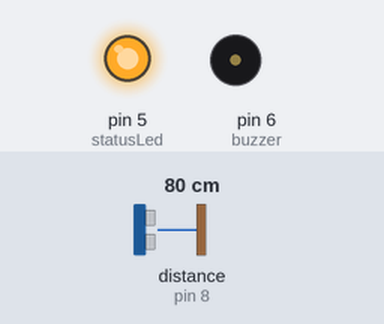
The sketch below on a simulated Arduino Uno, built with avr-gcc and run on an emulated ATmega328P. Parts: output pins drawn as LEDs (lit = HIGH), buzzer (waves = sounding, pin HIGH). Wiring (inferred from the names in the program): ultrasonic range finder: trigger pin 7; echo pin 8. Inputs (shaded band) come from the test bench; at power-on: distance to the obstacle (sensor on pin 8) 80 cm. The echo pulse lasts 58.3 µs per cm; no radio packets arrive unless stated; pins used as bus, display or sensor lines are not drawn; what the sketch prints to the serial monitor is not drawn.

Above: at 1.2 s.
1.3 s: distance to the obstacle (sensor on pin 8) set to 9 cm
Timing chart, 0 to 4.3 s (numbered marks = the images above; inputs shaded):
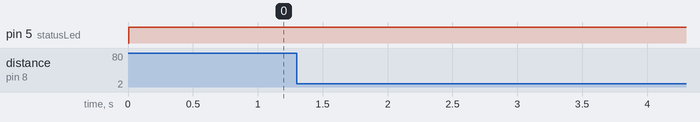

The sketch:

sketch_endLapTransmitter.ino
```cpp
#include <SPI.h>
#include <nRF24L01.h>
#include <RF24.h>
#define CE_PIN   9
#define CSN_PIN 10

int statusLed = 5;
int buzzer = 6;
int triggerPort = 7;
int echoPort = 8;


// WIRELESS COMMUNICATION DETAILS //
const uint64_t pipe = 0xE8E8F0F0E1LL; // Defines the communication channel
RF24 radio(CE_PIN, CSN_PIN); // Sets up the communication
int datatosend[4] = {1,1,9,5};
// ----------------------------- //

void setup() {
pinMode( triggerPort, OUTPUT );
pinMode( echoPort, INPUT );
pinMode( buzzer, OUTPUT );
pinMode(statusLed,OUTPUT);
Serial.begin( 9600 );
radio.begin();
radio.openWritingPipe(pipe);
}
void loop() {
  digitalWrite(statusLed,HIGH);
//trigger output set to LOW
digitalWrite( triggerPort, LOW );
//send 10microsec impulse on trigger
digitalWrite( triggerPort, HIGH );
delayMicroseconds( 10 );
digitalWrite( triggerPort, LOW );
long duration = pulseIn( echoPort, HIGH );
long r = 0.034 * duration / 2;
//Serial.println(r);
// If distance detected is within specified range : Object detected => Activate buzzer for audio feedback and send data to receiver;
if( r>=5 && r<=60){
Serial.println("END LAP");
	// Uncomment following function if the buzzer is being used to give audio feedback at the end of the lap
	//enableBuzzer();
	// SET UP HERE THE DATA TRANSMISSION TO RECEIVER //
  	signalLapCompletionToReceiver();
}
delay(10);
}

// FUNCTION ENABLING BUZZER WITH A TIMEOUT OF 5 SECONDS
unsigned long previousMillis = 0;  // will store last time the buzzer has been enabled
const long interval = 5000;

void enableBuzzer(){
  unsigned long currentMillis = millis();
  if (currentMillis - previousMillis >= interval) {
    // save the last time you enabled the buzzer
    previousMillis = currentMillis;

  digitalWrite(buzzer, HIGH);
  delay(1000);
  digitalWrite(buzzer,LOW);

  }
}

void signalLapCompletionToReceiver(){
	radio.write (datatosend, sizeof(datatosend)) ;
}
```

Measured:
- after the input at 1.3 s, every drawn part: stays the same
